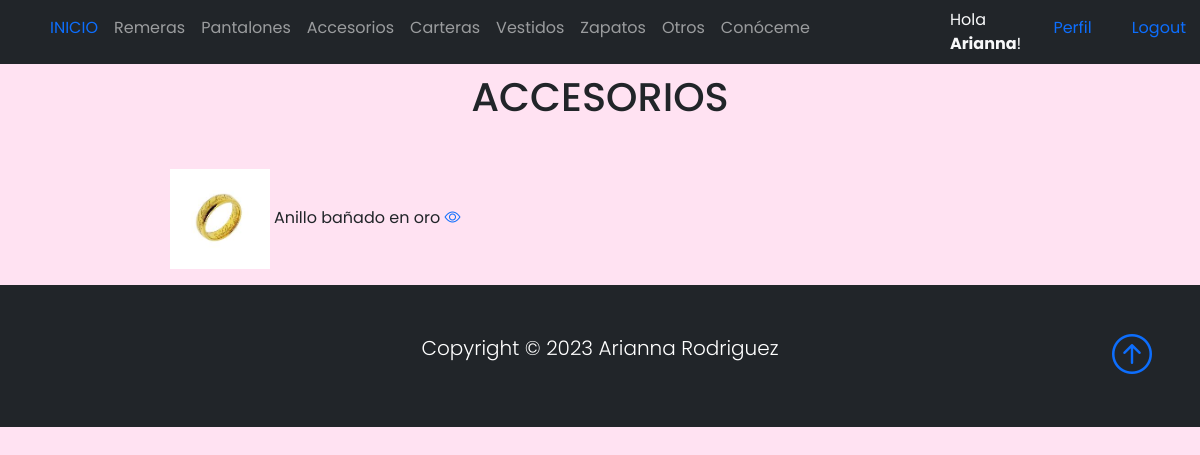
The app's page /listaAccesorios/ (signed in) with its own data.
### thriftshop/models.py (models this page shows, shortened)
class Articulo(models.Model):
    articuloSeleccion = (
    ('remera','Remera'),
    ('pantalon', 'Pantalones'),
    ('accesorio','Accesorio'),
    ('zapato','Zapatos'),
    ('vestido','Vestido'),
    ('cartera','Cartera'),
    ('otro', 'Otro'),
    )
    usuario = models.ForeignKey(User, on_delete=models.CASCADE, null=True, blank=True)
    titulo = models.CharField(max_length=200)
    articulo = models.CharField(max_length=15, choices=articuloSeleccion, default='remera')
    marca = models.CharField(max_length=40)
    talle = models.CharField(max_length=40)
    descripcion = models.TextField(null=True, blank=True)
    year = models.IntegerField()
    precio = models.DecimalField(max_digits=10, decimal_places=2)
    fechaPublicacion = models.DateTimeField(auto_now_add=True)
    telefonoContacto = models.IntegerField()
    emailContacto = models.EmailField()
    imagenArticulo = models.ImageField(null=True, blank=True, upload_to="imagenes/")
    class Meta:
        ordering = ['usuario', '-fechaPublicacion']

### thriftshop/views.py (the view)
# urls.py: path('listaAccesorios/', AccesorioLista.as_view(), name='accesorios'),
class AccesorioLista(LoginRequiredMixin, ListView):
    context_object_name = 'accesorios'
    queryset = Articulo.objects.filter(articulo__startswith='accesorio')
    template_name = 'thriftshop/listaAccesorios.html'

### thriftshop/templates/thriftshop/listaAccesorios.html (shortened to what this page needs)
{% extends 'thriftshop/home.html' %}
{% block content %}
<br>
<br>
<div class="container text-center">
    <h1>ACCESORIOS</h1>
</div>
<br>
<div class="container text-center">
    <div class="row">
            {% for accesorio in accesorios %}
            <div class="col-sm-6 align-items-center">
                <div class="card-body">
                <img src="{{accesorio.imagenArticulo.url}}" class="" width="100px">
                {{accesorio.titulo}}
                <a href="{% url 'accesorio' accesorio.id %}"><i class="bi bi-eye"></i></a>
                </div>
            </div>
            {% endfor %}
    </div>
</div>
{% endblock %}

### thriftshop/templates/thriftshop/home.html (shortened to what this page needs)
{% load static %}
<!DOCTYPE html>
<html lang="en">
<head>
    <link href="https://cdn.jsdelivr.net/npm/bootstrap@5.0.2/dist/css/bootstrap.min.css" rel="stylesheet"
>
    <link rel="stylesheet" href="https://cdn.jsdelivr.net/npm/bootstrap-icons@1.3.0/font/bootstrap-icons.css">
    <link rel="stylesheet" type="text/css" href="{% static 'style.css' %}">
</head>
<body>
    <nav class="navbar navbar-expand-sm bg-dark navbar-dark py-2 fixed-top">
      <div class="container">
            <div class="collapse navbar-collapse" id="navmenu">
              <ul class="navbar-nav mr-auto">
                <li class="nav-item">
                  <a class="nav-link" href="{% url 'home' %}"><span class="text-primary">INICIO</span></a>
                </li>
                <li class="nav-item">
                  <a class="nav-link" href="{% url 'remeras' %}">Remeras</a>
                </li>
                <li class="nav-item">
                  <a class="nav-link" href="{% url 'pantalones' %}">Pantalones</a>
                </li>
                <li class="nav-item">
                  <a class="nav-link" href="{% url 'accesorios' %}">Accesorios</a>
                </li>
                <li class="nav-item">
                  <a class="nav-link" href="{% url 'carteras' %}">Carteras</a>
                </li>
                <li class="nav-item">
                  <a class="nav-link" href="{% url 'vestidos' %}">Vestidos</a>
                </li>
                <li class="nav-item">
                  <a class="nav-link" href="{% url 'zapatos' %}">Zapatos</a>
                </li>
                <li class="nav-item">
                  <a class="nav-link" href="{% url 'otros' %}">Otros</a>
                </li>
                <li class="nav-item">
                  <a class="nav-link" href="{% url 'acerca_de_mi' %}">Conóceme</a>
                </li>
                <div class="container"></div>
                <div class="container"></div>
                <div class="container"></div>
                <div class="container"></div>
                <div class="container"></div>
                {% if request.user.is_authenticated %}
                <div class="container">
                <li class="nav-item">
                  <span class="text-light"> Hola <strong>{{request.user.first_name}}</strong>!</span>
                </li>
                </div>
                <div class="container">
                <li class="nav-item">
                  <a class="nav-link" href="{% url 'editar_perfil' %}"><span class="text-primary">Perfil</span></a>
                </li>
                </div>
                <div class="container">
                <li class="nav-item">
                  <a class="nav-link" href="{% url 'logout' %}"><span class="text-primary">Logout</span></a>
                </li>
                </div>
              {% endif %}
           </ul>
          </div>
      </div>
  </nav>
      {% block content %}{% endblock %}
  <footer class="p-5 bg-dark text-white text-center position-relative">
      <div class="container">
          <p class="lead text-white">Copyright &copy; 2023 Arianna Rodriguez</p>
          <a href="" class="position-absolute bottom-0 end-0 p-5">
              <i class="bi bi-arrow-up-circle h1"></i>
          </a>
      </div>
  </footer>
</body>
</html>

### thriftshop/static/style.css (style rules this page uses)
body { background-color: rgb(255, 226, 242); font-family: 'Poppins', 'Nunito', sans-serif; padding-top: 25px; }
a { text-decoration: none; }
li { text-decoration: none; }
p { color: #555555; }

### records on screen
Articulo: imagenArticulo (picture), titulo "Anillo bañado en oro"

### other values on screen
{{ request.user.first_name }} "Arianna"
